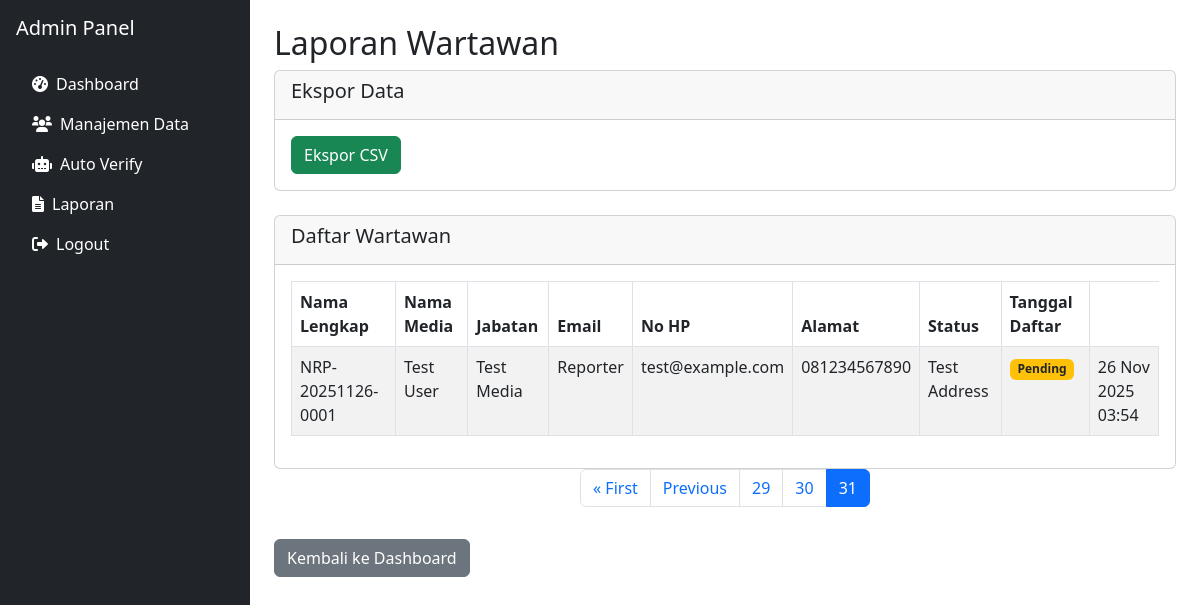
/admin-panel/report/?page=31 (signed in), run on the app's committed database.
### pendaftaran/models.py (models this page shows, shortened)
class Wartawan(models.Model):
    STATUS_CHOICES = [
        ('pending', 'Pending'),
        ('approved', 'Approved'),
        ('rejected', 'Rejected'),
    ]
    nama_lengkap = models.CharField(max_length=255)
    nama_media = models.CharField(max_length=255)
    jabatan = models.CharField(max_length=255)
    email = models.EmailField()
    no_hp = models.CharField(
        max_length=15,
        validators=[RegexValidator(r'^\d{10,15}$', 'Nomor HP harus 10-15 digit.')]
    )
    alamat = models.TextField()
    nrp = models.CharField(max_length=20, unique=True, blank=True)
    status = models.CharField(max_length=10, choices=STATUS_CHOICES, default='pending')
    tanggal_daftar = models.DateTimeField(auto_now_add=True)
    surat_kerja_sama = models.FileField(upload_to='uploads/', blank=True, null=True)
    company_profile = models.FileField(upload_to='uploads/', blank=True, null=True)
    susunan_redaksi = models.FileField(upload_to='uploads/', blank=True, null=True)
    foto_kantor_redaksi = models.FileField(upload_to='uploads/', blank=True, null=True)
    surat_tugas = models.FileField(upload_to='uploads/', blank=True, null=True)
    surat_keputusan = models.FileField(upload_to='uploads/', blank=True, null=True)
    bukti_penerimaan_surat = models.FileField(upload_to='uploads/', blank=True, null=True)
    sppl = models.FileField(upload_to='uploads/', blank=True, null=True)
    surat_keterangan_fiskal = models.FileField(upload_to='uploads/', blank=True, null=True)
    ktp = models.FileField(upload_to='uploads/', blank=True, null=True)
    kartu_pers = models.FileField(upload_to='uploads/', blank=True, null=True)
    sertifikat_kompetensi = models.FileField(upload_to='uploads/', blank=True, null=True)
    surat_pernyataan = models.FileField(upload_to='uploads/', blank=True, null=True)

### admin_panel/views.py (the view, shortened to what this page needs)
# urls.py: path('report/', views.report, name='report'),
@login_required
@user_passes_test(staff_required)
def report(request):
    wartawans = Wartawan.objects.all().order_by('-tanggal_daftar')
    paginator = Paginator(wartawans, 10)  # Show 10 wartawans per page
    page_number = request.GET.get('page')
    page_obj = paginator.get_page(page_number)
    return render(request, 'admin_panel/report.html', {'page_obj': page_obj})

### admin_panel/views.py (called while the page is built)
def staff_required(user):
    return user.is_staff

### templates/admin_panel/report.html (shortened to what this page needs)
{% extends 'admin_panel/base.html' %}
{% block content %}
<div class="p-4">
    <h2>Laporan Wartawan</h2>
    <div class="card mb-4">
        <div class="card-header">
            <h5>Ekspor Data</h5>
        </div>
        <div class="card-body">
            <a href="?export=csv" class="btn btn-success">Ekspor CSV</a>
        </div>
    </div>
    <div class="card">
        <div class="card-header">
            <h5>Daftar Wartawan</h5>
        </div>
        <div class="card-body">
            <div class="table-responsive">
                <table class="table table-bordered table-striped">
                    <thead>
                        <tr>
                            <th>Nama Lengkap</th>
                            <th>Nama Media</th>
                            <th>Jabatan</th>
                            <th>Email</th>
                            <th>No HP</th>
                            <th>Alamat</th>
                            <th>Status</th>
                            <th>Tanggal Daftar</th>
                        </tr>
                    </thead>
                    <tbody>
                        {% for w in page_obj %}
                        <tr>
                            <td>{{ w.nrp }}</td>
                            <td>{{ w.nama_lengkap }}</td>
                            <td>{{ w.nama_media }}</td>
                            <td>{{ w.jabatan }}</td>
                            <td>{{ w.email }}</td>
                            <td>{{ w.no_hp }}</td>
                            <td>{{ w.alamat }}</td>
                            <td>
                                <span class="badge bg-{% if w.status == 'pending' %}warning text-dark{% elif w.status == 'approved' %}success{% else %}danger{% endif %}">{{ w.get_status_display }}</span>
                            </td>
                            <td>{{ w.tanggal_daftar|date:"d M Y H:i" }}</td>
                        </tr>
                        {% empty %}
                        <tr><td colspan="9" class="text-center">Tidak ada data</td></tr>
                        {% endfor %}
                    </tbody>
                </table>
            </div>
        </div>
    </div>
    <nav aria-label="Page navigation">
        <ul class="pagination justify-content-center">
            {% if page_obj.has_previous %}
                <li class="page-item">
                    <a class="page-link" href="?page=1">&laquo; First</a>
                </li>
                <li class="page-item">
                    <a class="page-link" href="?page={{ page_obj.previous_page_number }}">Previous</a>
                </li>
            {% endif %}
            {% for num in page_obj.paginator.page_range %}
                {% if page_obj.number == num %}
                    <li class="page-item active">
                        <span class="page-link">{{ num }}</span>
                    </li>
                {% elif num > page_obj.number|add:'-3' and num < page_obj.number|add:'3' %}
                    <li class="page-item">
                        <a class="page-link" href="?page={{ num }}">{{ num }}</a>
                    </li>
                {% endif %}
            {% endfor %}
        </ul>
    </nav>
    <a href="{% url 'admin_panel:dashboard' %}" class="btn btn-secondary mt-3">Kembali ke Dashboard</a>
</div>
{% endblock %}

### data on the page
Wartawan: nrp "NRP-20251126-0001", nama_lengkap "Test User", nama_media "Test Media", jabatan "Reporter", email "test@example.com", no_hp "081234567890", alamat "Test Address", status "Pending", tanggal_daftar "26 Nov 2025 03:54"

### other printed values
{{ num }} "29" "30"
{{ num }} "31"
